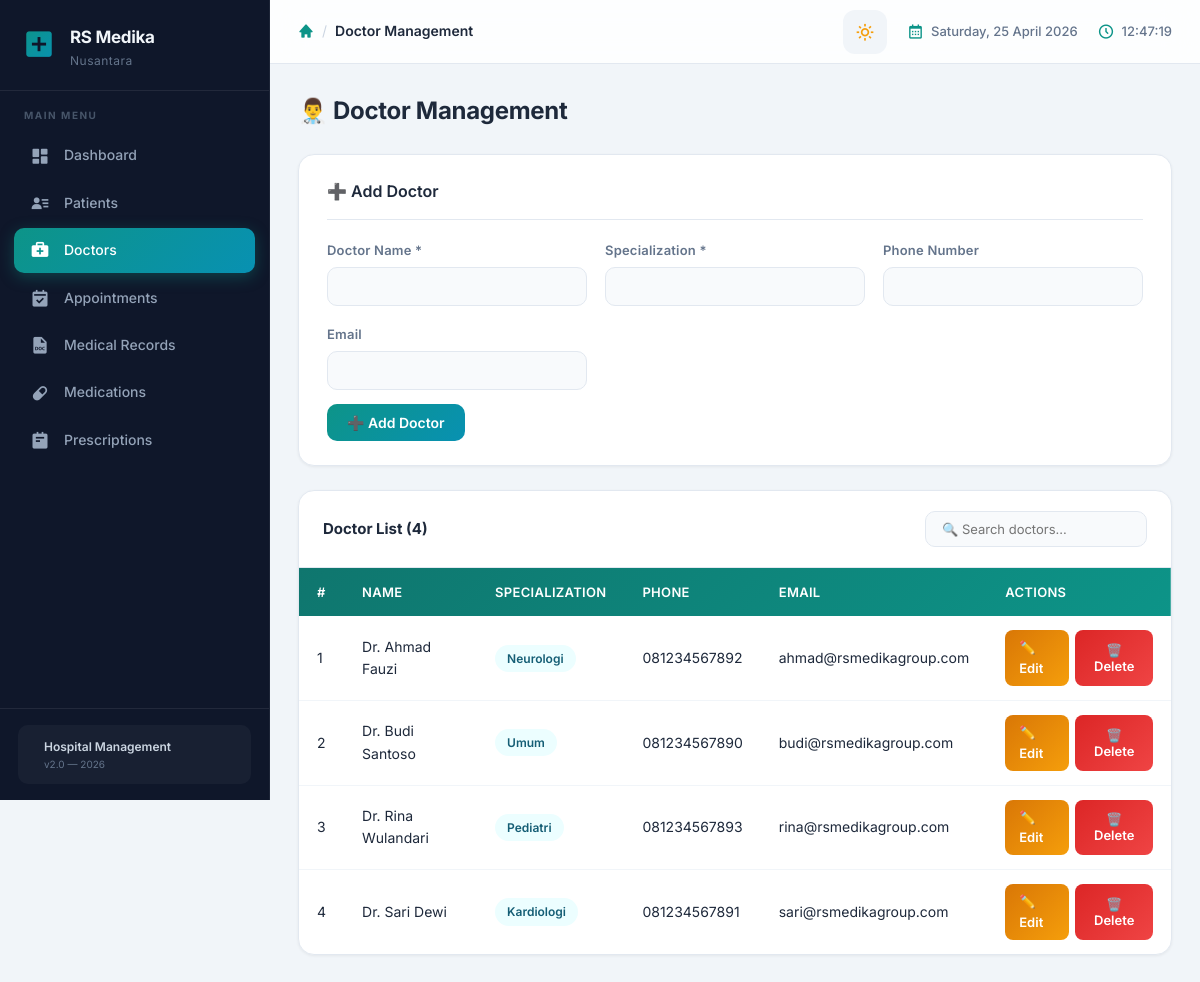
The page /hospital_db/index.php?page=doctors on the database as committed earlier.
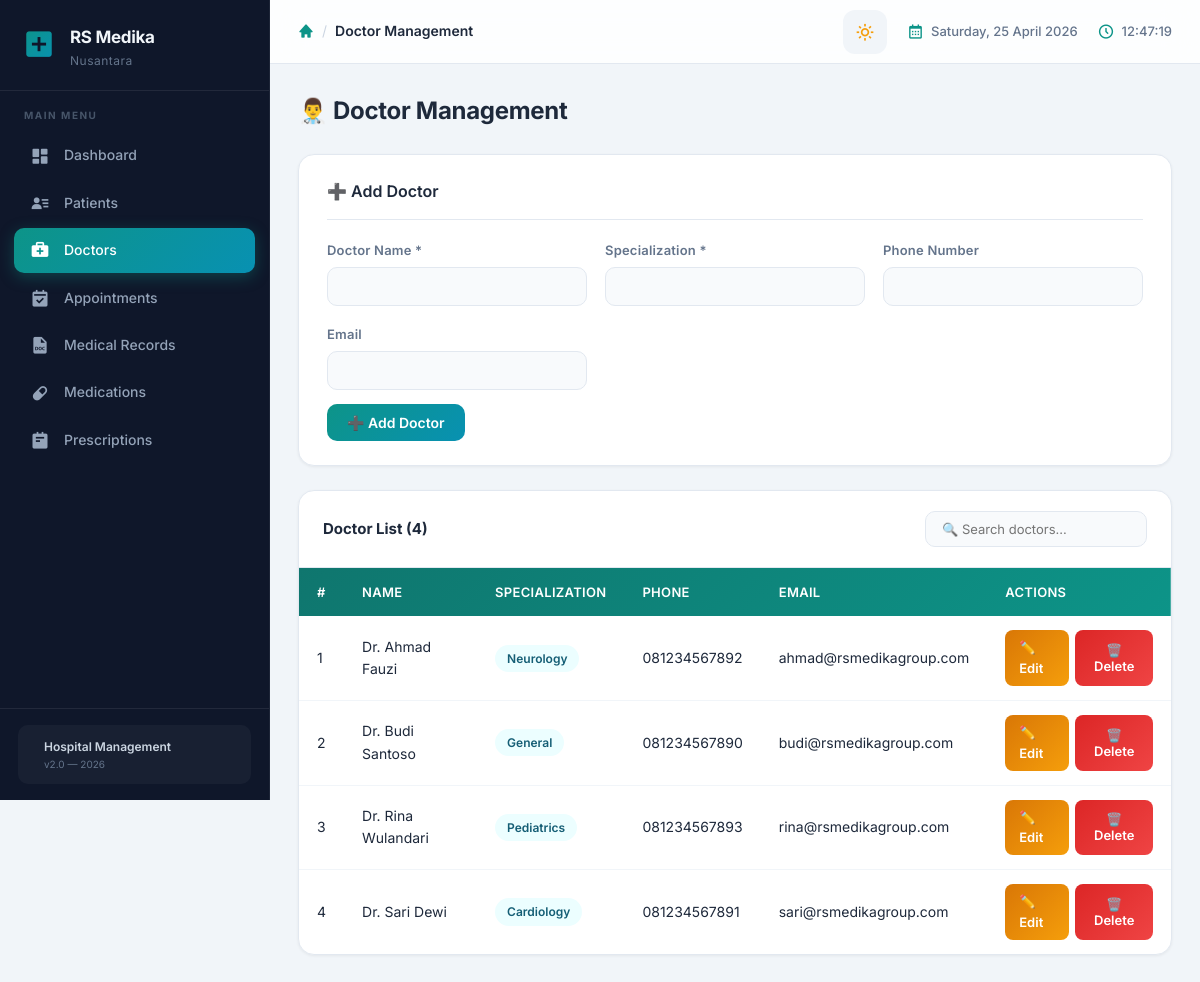
The same page on the database as committed later.
### tables this page shows
CREATE TABLE IF NOT EXISTS doctors (
    doctor_id   INT AUTO_INCREMENT PRIMARY KEY,
    name        VARCHAR(100) NOT NULL,
    specialization VARCHAR(100) NOT NULL,
    phone       VARCHAR(20),
    email       VARCHAR(100),
    created_at  TIMESTAMP DEFAULT CURRENT_TIMESTAMP
);

### hospital_db/pages/doctors.php (the view, shortened to what this page needs)
<?php
$editData = null;
$doctors = mysqli_query($conn, "SELECT * FROM doctors ORDER BY name");
?>
<div class="page-header">
    <h2>👨‍⚕️ Doctor Management</h2>
</div>
<div class="card">
    <h3><?= $editData ? '✏️ Edit Doctor' : '➕ Add Doctor' ?></h3>
    <form method="POST" action="index.php?page=doctors<?= $editData ? '&edit='.$editData['doctor_id'] : '' ?>">
        <div class="form-grid">
            <div class="form-group">
                <label>Doctor Name *</label>
                <input type="text" name="name" value="<?= htmlspecialchars($editData['name'] ?? '') ?>" required>
            </div>
            <div class="form-group">
                <label>Specialization *</label>
                <input type="text" name="specialization" value="<?= htmlspecialchars($editData['specialization'] ?? '') ?>" required>
            </div>
            <div class="form-group">
                <label>Phone Number</label>
                <input type="text" name="phone" value="<?= htmlspecialchars($editData['phone'] ?? '') ?>">
            </div>
            <div class="form-group">
                <label>Email</label>
                <input type="email" name="email" value="<?= htmlspecialchars($editData['email'] ?? '') ?>">
            </div>
        </div>
        <div class="form-actions" style="margin-top:14px">
            <?php if ($editData): ?>
                <button type="submit" name="edit_doctor" class="btn btn-warning">💾 Save Changes</button>
                <a href="index.php?page=doctors" class="btn btn-secondary">Cancel</a>
            <?php else: ?>
                <button type="submit" name="add_doctor" class="btn btn-primary">➕ Add Doctor</button>
            <?php endif; ?>
        </div>
    </form>
</div>
<div class="table-container">
    <div class="table-top">
        <strong>Doctor List (<?= mysqli_num_rows($doctors) ?>)</strong>
        <input type="text" id="searchDoc" placeholder="🔍 Search doctors..." oninput="searchTable('searchDoc','doctorTable')">
    </div>
    <table id="doctorTable">
        <thead>
            <tr><th>#</th><th>Name</th><th>Specialization</th><th>Phone</th><th>Email</th><th>Actions</th></tr>
        </thead>
        <tbody>
        <?php $no=1; while ($row = mysqli_fetch_assoc($doctors)): ?>
            <tr>
                <td><?= $no++ ?></td>
                <td><?= htmlspecialchars($row['name']) ?></td>
                <td><span class="badge badge-info"><?= htmlspecialchars($row['specialization']) ?></span></td>
                <td><?= htmlspecialchars($row['phone'] ?: '-') ?></td>
                <td><?= htmlspecialchars($row['email'] ?: '-') ?></td>
                <td>
                    <div class="action-btns">
                        <a href="index.php?page=doctors&edit=<?= $row['doctor_id'] ?>" class="btn btn-warning btn-sm">✏️ Edit</a>
                        <button class="btn btn-danger btn-sm"
                            onclick="confirmDelete('index.php?page=doctors&delete=<?= $row['doctor_id'] ?>','<?= addslashes($row['name']) ?>')">
                            🗑️ Delete
                        </button>
                    </div>
                </td>
            </tr>
        <?php endwhile; ?>
        </tbody>
    </table>
</div>

Rows that differ between the two databases and show on the page:
changed doctors "Dr. Ahmad Fauzi": specialization "Neurologi" → "Neurology"
changed doctors "Dr. Budi Santoso": specialization "Umum" → "General"
changed doctors "Dr. Rina Wulandari": specialization "Pediatri" → "Pediatrics"
changed doctors "Dr. Sari Dewi": specialization "Kardiologi" → "Cardiology"
